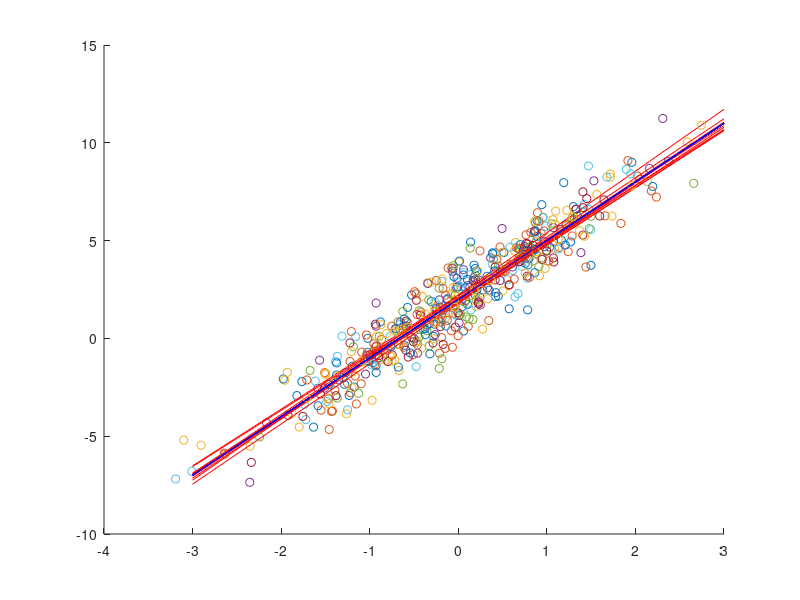

This figure's MATLAB source:
n=50;
beta_0=2;beta_1=3;
for count=1:10
X=normrnd(0,1,n,1);
Y_hat=beta_0+beta_1*X;
Y=Y_hat + normrnd(0,1,n,1);
%%%%Calculate beta_0 and beta_1 from data
denom=0;nomi=0;
for i=1:n
    nomi=nomi + (X(i) - mean(X))*(Y(i)-mean(Y));
    denom=denom + (X(i)-mean(X))^2;
end
beta_1_hat=nomi/denom;
beta_0_hat=mean(Y) - beta_1*mean(X);
x_ax=-3:6/100:3;
y_ax_true=beta_0 + beta_1*x_ax;
y_ax_hat=beta_0_hat + beta_1_hat*x_ax;
scatter(X,Y)
hold on
plot(x_ax,y_ax_true,'b',x_ax,y_ax_hat,'r')
end